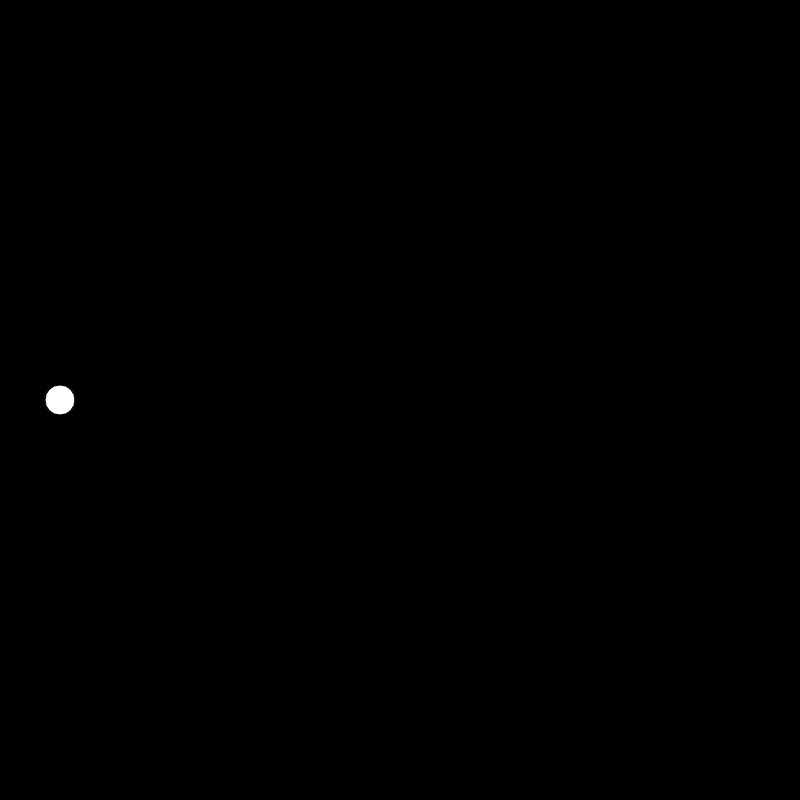
Frame 1 (no input)
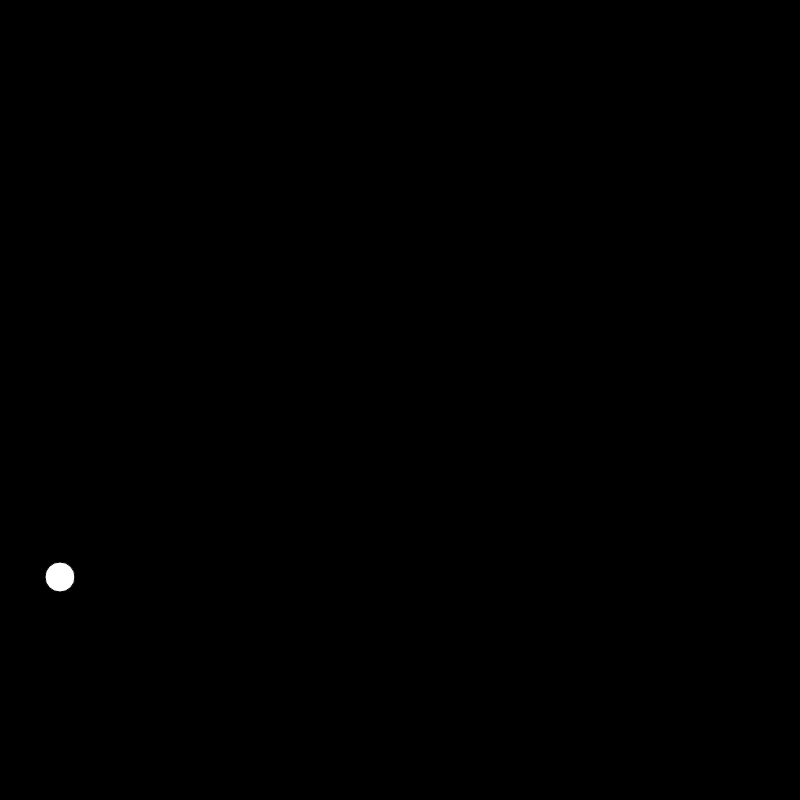
Frame 60 (no input)
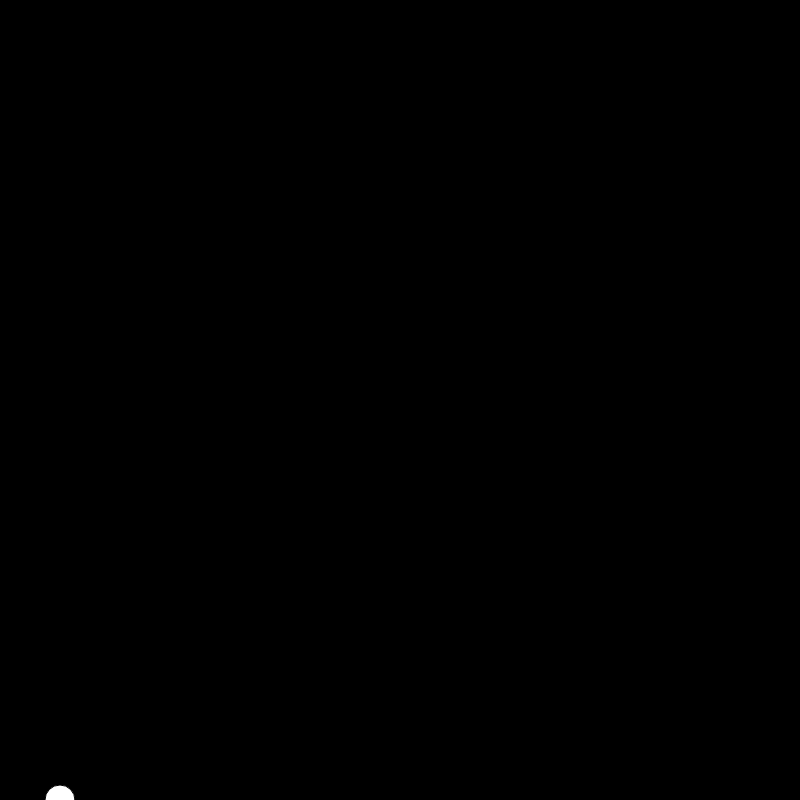
Frame 120 (the mouse pressed at the canvas centre since frame 60)

The p5.js sketch that drew these frames (run headless with seeded random() and noise() and a simulated clock; from frame 60 on, the mouse is pressed at the canvas centre):

// p5.js sketch
// ── sketch.js
var bird = 0;

function setup() {
  // put setup code here
  createCanvas(800, 800);
  bird = new Bird();

}

function draw() {
  // put drawing code here
  background(0);
  bird.show();
  bird.update();
}

function Bird(){
  this.y = height/2;
  this.x = 60;
  this.gravity = 0.1;
  this.lift = -10;
  this.velocity = 0;

  this.show = function(){
    fill('white');
    ellipse(this.x, this.y, 30, 30);
  }

  this.up = function(){
    this.velocity += this.lift;
  }


  this.update = function(){
    this.velocity += this.gravity;
    this.y += this.velocity;

    if(this.y > height){
      this.y = height;
      this.velocity = 0;
    }

  }



  function keyPressed(){
    if(keyCode == SPACE){
      bird.up();
   }
  }



}
